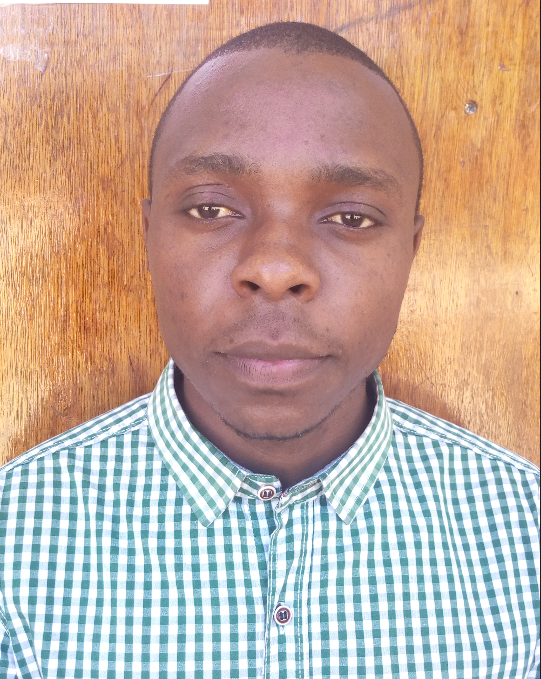
#> input picture samples/16AM003..PNG, 541 x 679 px
$ python test.py   (older library calls are emulated)
#> lines starting #> are read from the running program, lines starting #| are printed output that depends on the picture
#> (reads model/config.json from the repository)
from PIL import Image
import PIL
import config

images1 = [
    "16AM003..PNG",
    #"16KM149..PNG"
]

import os

images = map(lambda image: os.path.join(config.samples_folder, image), images1)

for img, name in zip(images, images1):
    basewidth = 320
    img = Image.open(img)
#> img is the input picture: PIL image 541x679 RGBA; mean R, G, B, A 193.1, 170.7, 157.7, 255
    wpercent = (basewidth / float(img.size[0]))
#> wpercent = 0.591
    hsize = int((float(img.size[1]) * float(wpercent)))
#> hsize = 401
    img = img.resize((basewidth, hsize), PIL.Image.ANTIALIAS)
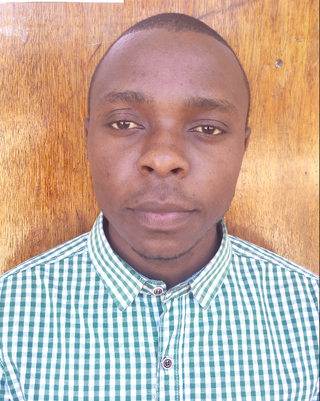
#> img: PIL image 320x401 RGBA; mean R, G, B, A 193, 170.6, 157.6, 255
    img.save(f'{name}')
